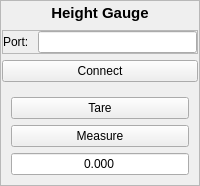
          <widget class="QFrame" name="HeightGaugeFrame">
           <property name="frameShape">
            <enum>QFrame::Shape::StyledPanel</enum>
           </property>
           <property name="frameShadow">
            <enum>QFrame::Shadow::Raised</enum>
           </property>
           <layout class="QGridLayout" name="gridLayout_27">
            <property name="leftMargin">
             <number>1</number>
            </property>
            <property name="topMargin">
             <number>1</number>
            </property>
            <property name="rightMargin">
             <number>1</number>
            </property>
            <property name="bottomMargin">
             <number>1</number>
            </property>
            <item row="0" column="0">
             <widget class="QLabel" name="labelHeightGauge">
              <property name="sizePolicy">
               <sizepolicy hsizetype="MinimumExpanding" vsizetype="Preferred">
                <horstretch>0</horstretch>
                <verstretch>0</verstretch>
               </sizepolicy>
              </property>
              <property name="minimumSize">
               <size>
                <width>50</width>
                <height>22</height>
               </size>
              </property>
              <property name="text">
               <string>&lt;html&gt;&lt;head/&gt;&lt;body&gt;&lt;p&gt;&lt;span style=&quot; font-size:11pt; font-weight:700;&quot;&gt;Height Gauge&lt;/span&gt;&lt;/p&gt;&lt;/body&gt;&lt;/html&gt;</string>
              </property>
              <property name="alignment">
               <set>Qt::AlignmentFlag::AlignCenter</set>
              </property>
             </widget>
            </item>
            <item row="2" column="0">
             <widget class="QPushButton" name="ConnecHeightGauge">
              <property name="text">
               <string>Connect</string>
              </property>
             </widget>
            </item>
            <item row="1" column="0">
             <widget class="QFrame" name="HeightGaugePortFrame">
              <property name="sizePolicy">
               <sizepolicy hsizetype="MinimumExpanding" vsizetype="Preferred">
                <horstretch>0</horstretch>
                <verstretch>0</verstretch>
               </sizepolicy>
              </property>
              <property name="frameShape">
               <enum>QFrame::Shape::StyledPanel</enum>
              </property>
              <property name="frameShadow">
               <enum>QFrame::Shadow::Raised</enum>
              </property>
              <layout class="QGridLayout" name="gridLayout_28">
               <property name="leftMargin">
                <number>0</number>
               </property>
               <property name="topMargin">
                <number>0</number>
               </property>
               <property name="rightMargin">
                <number>0</number>
               </property>
               <property name="bottomMargin">
                <number>0</number>
               </property>
               <item row="0" column="0">
                <widget class="QLabel" name="label_4">
                 <property name="text">
                  <string>&lt;html&gt;&lt;head/&gt;&lt;body&gt;&lt;p&gt;Port: &lt;/p&gt;&lt;/body&gt;&lt;/html&gt;</string>
                 </property>
                </widget>
               </item>
               <item row="0" column="1">
                <widget class="QLineEdit" name="PortHeightGauge">
                 <property name="sizePolicy">
                  <sizepolicy hsizetype="MinimumExpanding" vsizetype="Preferred">
                   <horstretch>0</horstretch>
                   <verstretch>0</verstretch>
                  </sizepolicy>
                 </property>
                </widget>
               </item>
              </layout>
             </widget>
            </item>
            <item row="3" column="0">
             <widget class="QFrame" name="gridFrame">
              <layout class="QGridLayout" name="gridLayout_29">
               <item row="0" column="0">
                <widget class="QPushButton" name="HeightGaugeTare">
                 <property name="text">
                  <string>Tare</string>
                 </property>
                </widget>
               </item>
               <item row="1" column="0">
                <widget class="QPushButton" name="HeightGaugeMeasure">
                 <property name="text">
                  <string>Measure</string>
                 </property>
                </widget>
               </item>
               <item row="2" column="0">
                <widget class="QLineEdit" name="HeightGaugeResult">
                 <property name="acceptDrops">
                  <bool>false</bool>
                 </property>
                 <property name="text">
                  <string>0.000</string>
                 </property>
                 <property name="alignment">
                  <set>Qt::AlignmentFlag::AlignCenter</set>
                 </property>
                 <property name="readOnly">
                  <bool>true</bool>
                 </property>
                </widget>
               </item>
              </layout>
             </widget>
            </item>
           </layout>
          </widget>
